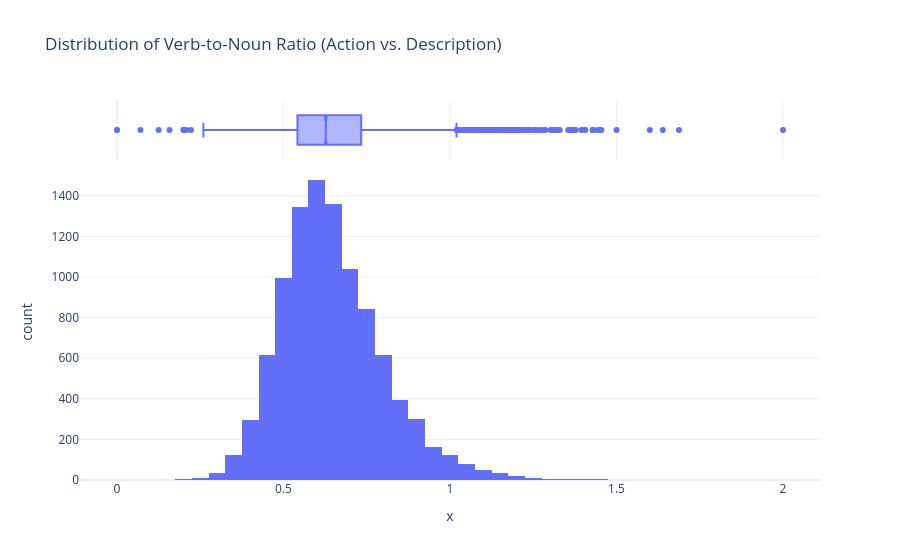

This figure's notebook cell:
### Markdown cell above
- Majority of article have around 11.9%-30.9% noun words, 8.1%-18.8% verb words, 1.6%-11.8% adjectives, 0%-7.3% adverbs and 0%-16.1% pronouns words.
- POS Occurance: Noun > Verb > Pronoun > Adjective > Adverb
- Percentage of Noun is very highly variable.
- Average Percentage by POS tag: <br>
  21.3% Noun, 13.4% Verb, 6.7% Adjective, 3.5% Adverb, 6.9% Pronoun

### Code cell
## B] Verb to Noun Ratio Analysis
verb_noun_ratio = pd.Series(np.where(df['noun_count'] > 0, df['verb_count'] / df['noun_count'], 0)) # ratio (handle potential 0 nouns)

print("Verb to Noun Ratio - Mean:", verb_noun_ratio.mean())
print("Verb to Noun Ratio - Standard Deviation:", verb_noun_ratio.std())
print("Verb to Noun Ratio - Skew:", verb_noun_ratio.skew())
print("Verb to Noun Ratio - Kurtosis:", verb_noun_ratio.kurtosis())

fig2 = px.histogram(
    x=verb_noun_ratio, 
    nbins=50,
    marginal='box', # Adds a box plot on top
    title='Distribution of Verb-to-Noun Ratio (Action vs. Description)',
    labels={'verb_noun_ratio': 'Ratio (Higher = More Verbs)'},
    template='plotly_white',
    color_discrete_sequence=['#636EFA']
)
fig2.show()

### Figure 1 — Plotly figure (JSON) as saved in the notebook; plotly's stock layout.template omitted (floating-point values rounded to 4 significant figures; data arrays with more than 128 entries replaced by an {"elided": "..."} marker saying what was removed)
{"data": [{"bingroup": "x", "hovertemplate": "x=%{x}<br>count=%{y}<extra></extra>", "legendgroup": "", "marker": {"color": "#636EFA", "pattern": {"shape": ""}}, "name": "", "nbinsx": 50, "orientation": "v", "showlegend": false, "type": "histogram", "x": {"elided": "9963 float values"}, "xaxis": "x", "yaxis": "y"}, {"hovertemplate": "x=%{x}<extra></extra>", "legendgroup": "", "marker": {"color": "#636EFA"}, "name": "", "notched": true, "showlegend": false, "type": "box", "x": {"elided": "9963 float values"}, "xaxis": "x2", "yaxis": "y2"}], "layout": {"barmode": "relative", "legend": {"tracegroupgap": 0}, "title": {"text": "Distribution of Verb-to-Noun Ratio (Action vs. Description)"}, "xaxis": {"anchor": "y", "domain": [0, 1], "title": {"text": "x"}}, "xaxis2": {"anchor": "y2", "domain": [0, 1], "matches": "x", "showgrid": true, "showticklabels": false}, "yaxis": {"anchor": "x", "domain": [0, 0.8316], "title": {"text": "count"}}, "yaxis2": {"anchor": "x2", "domain": [0.8416, 1], "matches": "y2", "showgrid": false, "showline": false, "showticklabels": false, "ticks": ""}}}
